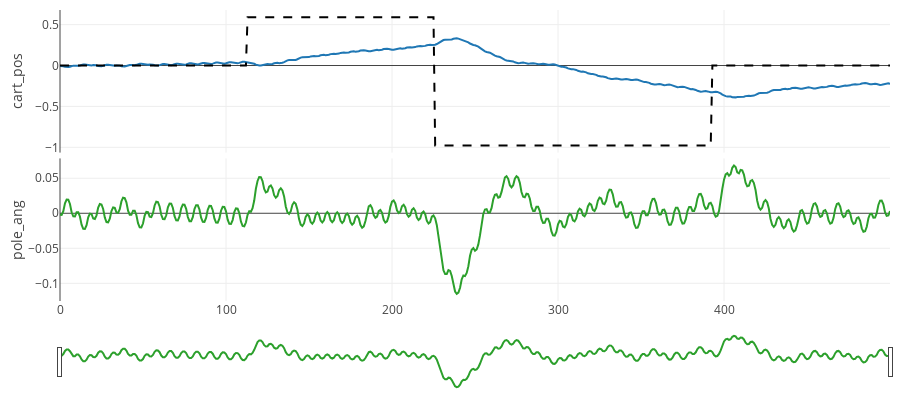

Here is the notebook cell this chart was saved with:
### Code cell
EP = 0

fig = cprender.lineplot(df, ep=EP, incl_velo=False)
fig.show()

### Figure 1 — Plotly figure (JSON) as saved in the notebook; plotly's stock layout.template omitted (floating-point values rounded to 4 significant figures; data arrays with more than 128 entries replaced by an {"elided": "..."} marker saying what was removed)
{"data": [{"mode": "lines", "name": "cart_pos", "showlegend": false, "type": "scatter", "x": {"elided": "501 int values"}, "xaxis": "x", "y": {"elided": "501 float values"}, "yaxis": "y"}, {"line": {"color": "black", "dash": "dash"}, "mode": "lines", "name": "cart_pos_setpoint", "showlegend": false, "type": "scatter", "x": {"elided": "501 int values"}, "xaxis": "x", "y": {"elided": "501 float values"}, "yaxis": "y"}, {"mode": "lines", "name": "pole_ang", "showlegend": false, "type": "scatter", "x": {"elided": "501 int values"}, "xaxis": "x2", "y": {"elided": "501 float values"}, "yaxis": "y2"}], "layout": {"height": 400, "hovermode": "x unified", "margin": {"b": 10, "l": 60, "r": 10, "t": 10}, "xaxis": {"anchor": "y", "domain": [0, 1], "matches": "x2", "showticklabels": false}, "xaxis2": {"anchor": "y2", "domain": [0, 1], "rangeslider": {"visible": true}}, "yaxis": {"anchor": "x", "domain": [0.51, 1], "title": {"text": "cart_pos"}}, "yaxis2": {"anchor": "x2", "domain": [0, 0.49], "title": {"text": "pole_ang"}}}}
